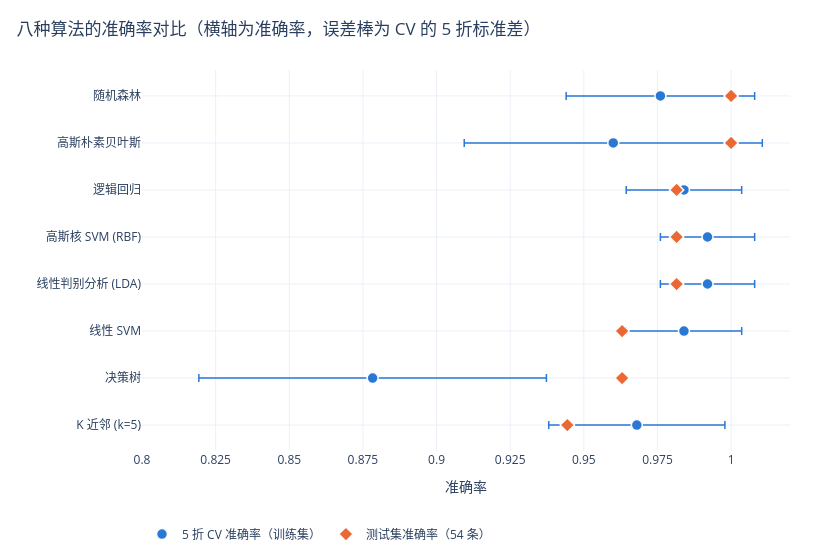

Notebook code for this chart:
### Code cell
# 准确率对比：点图 + 交叉验证标准差（点图不需要从 0 开始的基线，便于看清差异）
order = df_scores.index.tolist()
fig = go.Figure()
fig.add_trace(go.Scatter(
    x=df_scores["5 折 CV 准确率"], y=order, mode="markers", name="5 折 CV 准确率（训练集）",
    marker=dict(size=11, color=C_BLUE, line=dict(width=1.5, color="#fcfcfb")),
    error_x=dict(type="data", array=df_scores["CV 标准差"], color=C_BLUE, thickness=1.5, width=4),
    hovertemplate="%{y}<br>CV 准确率 %{x:.4f}<extra></extra>",
))
fig.add_trace(go.Scatter(
    x=df_scores["测试集准确率"], y=order, mode="markers", name="测试集准确率（54 条）",
    marker=dict(size=11, color=C_ORANGE, symbol="diamond", line=dict(width=1.5, color="#fcfcfb")),
    hovertemplate="%{y}<br>测试集准确率 %{x:.4f}<extra></extra>",
))
fig.update_xaxes(range=[0.80, 1.02], dtick=0.025, title_text="准确率")
fig.update_yaxes(title_text="", autorange="reversed")
style(fig, "八种算法的准确率对比（横轴为准确率，误差棒为 CV 的 5 折标准差）",
      "准确率", "", width=820, height=560)
fig.show()

### Figure 1 — Plotly figure (JSON) as saved in the notebook; plotly's stock layout.template omitted (floating-point values rounded to 4 significant figures)
{"data": [{"error_x": {"array": [0.032, 0.0506, 0.0196, 0.016, 0.016, 0.0196, 0.059, 0.0299], "color": "#2a78d6", "thickness": 1.5, "type": "data", "width": 4}, "hovertemplate": "%{y}<br>CV 准确率 %{x:.4f}<extra></extra>", "marker": {"color": "#2a78d6", "line": {"color": "#fcfcfb", "width": 1.5}, "size": 11}, "mode": "markers", "name": "5 折 CV 准确率（训练集）", "type": "scatter", "x": [0.976, 0.96, 0.984, 0.992, 0.992, 0.984, 0.8783, 0.968], "y": ["随机森林", "高斯朴素贝叶斯", "逻辑回归", "高斯核 SVM (RBF)", "线性判别分析 (LDA)", "线性 SVM", "决策树", "K 近邻 (k=5)"]}, {"hovertemplate": "%{y}<br>测试集准确率 %{x:.4f}<extra></extra>", "marker": {"color": "#eb6834", "line": {"color": "#fcfcfb", "width": 1.5}, "size": 11, "symbol": "diamond"}, "mode": "markers", "name": "测试集准确率（54 条）", "type": "scatter", "x": [1.0, 1.0, 0.9815, 0.9815, 0.9815, 0.963, 0.963, 0.9444], "y": ["随机森林", "高斯朴素贝叶斯", "逻辑回归", "高斯核 SVM (RBF)", "线性判别分析 (LDA)", "线性 SVM", "决策树", "K 近邻 (k=5)"]}], "layout": {"height": 560, "hovermode": "closest", "legend": {"orientation": "h", "title": {}, "x": 0, "y": -0.18, "yanchor": "top"}, "margin": {"b": 80, "l": 70, "r": 30, "t": 70}, "title": {"text": "八种算法的准确率对比（横轴为准确率，误差棒为 CV 的 5 折标准差）", "x": 0.02, "xanchor": "left"}, "width": 820, "xaxis": {"dtick": 0.025, "range": [0.8, 1.02], "title": {"text": "准确率"}}, "yaxis": {"autorange": "reversed", "title": {"text": ""}}}}
